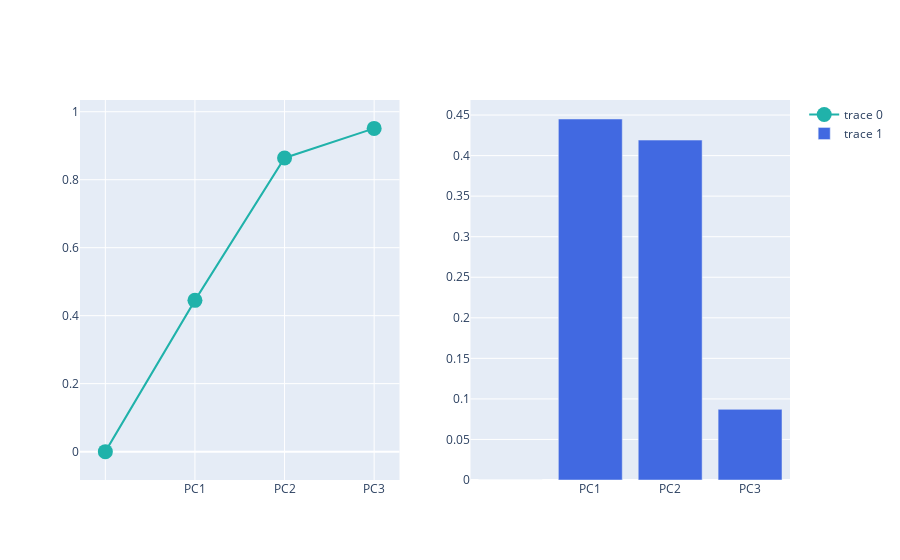

The notebook cell saved with this chart:
### Code cell
# Explained variance + cumulative variance (Separate Plot)

from plotly.subplots import make_subplots
import plotly.graph_objects as go

fig = make_subplots(rows=1, cols=2)

fig.add_trace(
    go.Scatter(
        x=df_explained_variance['PC'],
        y=df_explained_variance['Cumulative Variance'],
        marker=dict(size=15, color='LightSeaGreen')
    ), row=1, col=1
)

fig.add_trace(
    go.Bar(
        x=df_explained_variance['PC'],
        y=df_explained_variance['Explained Variance'],
        marker=dict(color='RoyalBlue')
    ), row=1, col=2
)

fig.show()

### Figure 1 — Plotly figure (JSON) as saved in the notebook; plotly's stock layout.template omitted (floating-point values rounded to 4 significant figures)
{"data": [{"marker": {"color": "LightSeaGreen", "size": 15}, "type": "scatter", "x": ["", "PC1", "PC2", "PC3"], "xaxis": "x", "y": [0, 0.445, 0.864, 0.951], "yaxis": "y"}, {"marker": {"color": "RoyalBlue"}, "type": "bar", "x": ["", "PC1", "PC2", "PC3"], "xaxis": "x2", "y": [0, 0.4451, 0.4191, 0.08711], "yaxis": "y2"}], "layout": {"xaxis": {"anchor": "y", "domain": [0, 0.45]}, "xaxis2": {"anchor": "y2", "domain": [0.55, 1]}, "yaxis": {"anchor": "x", "domain": [0, 1]}, "yaxis2": {"anchor": "x2", "domain": [0, 1]}}}
